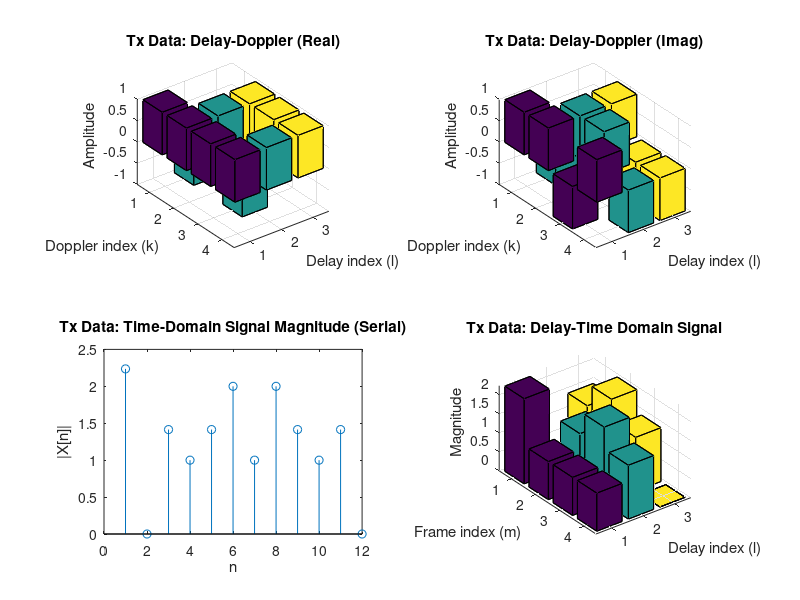
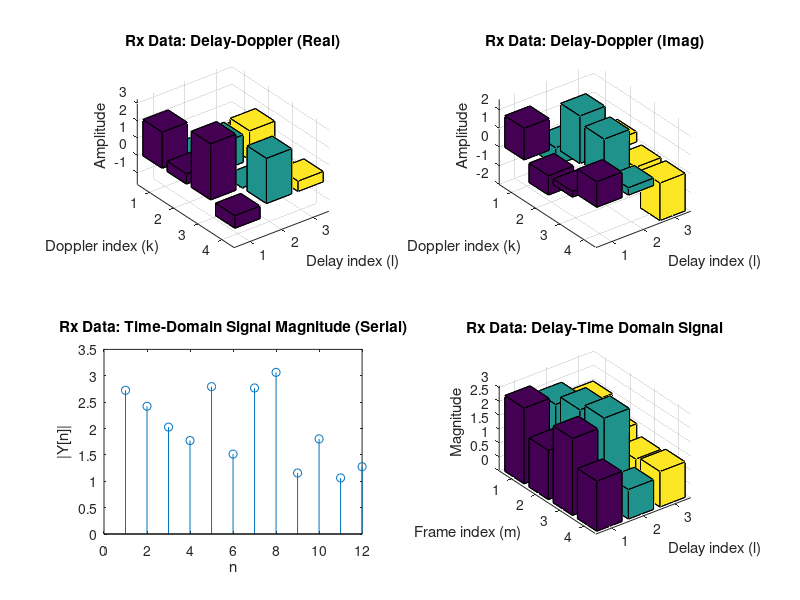
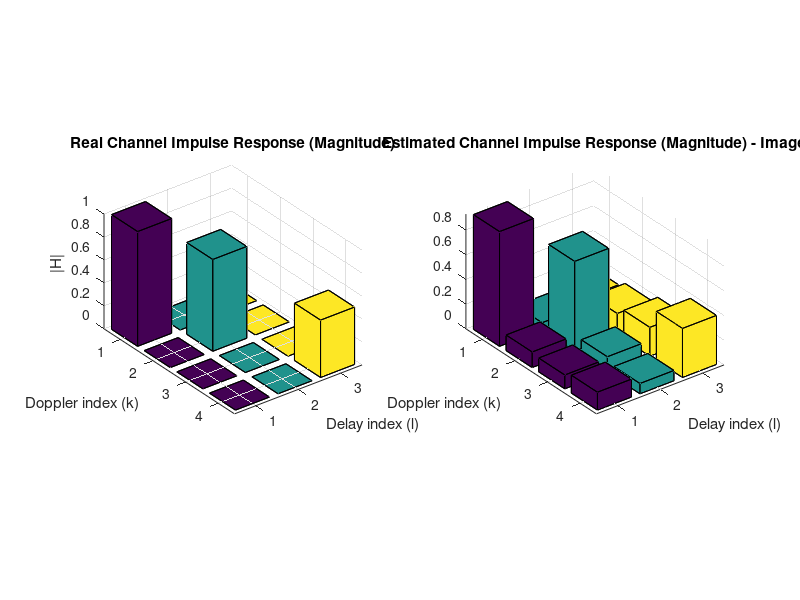

The MATLAB source for these figures, in order:
%% OTFS Simulation using DZT-OTFS with Multipath Channel, AWGN, and Pilot-Based Channel Estimation
clear all; close all; clc;

%% Parameters
L = 3;            % Number of delay bins
K = 4;            % Number of Doppler bins
N = L * K;        % Total number of time samples
SNR_dB = 10;      % SNR in dB for the AWGN channel

%% Generate delay-Doppler domain symbols (e.g., QPSK) for data transmission
% QPSK constellation: {1+j, 1-j, -1+j, -1-j}
constellation = [1+1j, 1-1j, -1+1j, -1-1j];
rng(123); % For reproducibility
Z_tx = constellation(randi([1, length(constellation)], K, L));

%% Transmit: IDZT to obtain time-domain signal X_tx from data grid
X_tx = zeros(N,1); % Preallocate time-domain signal

for n = 0:N-1
    l_idx = mod(n, L);         % Delay index: 0,...,L-1
    m = floor(n/L);            % Frame index (for Doppler phase)
    sum_val = 0;
    for k = 0:K-1
        % MATLAB indices start at 1, so add 1
        sum_val = sum_val + Z_tx(k+1, l_idx+1) * exp(1j*2*pi*m*(k/K));
    end
    X_tx(n+1) = (1/sqrt(K)) * sum_val;
end

%% Reshape transmitted time-domain signal to show delay-time structure
% Each column corresponds to a frame (m) and each row corresponds to delay index l.
X_tx_mat = reshape(X_tx, L, K);

%% Plot the transmitted delay-Doppler grid (data)
figure;
subplot(2,2,1);
bar3(real(Z_tx));
title('Tx Data: Delay-Doppler (Real)');
xlabel('Delay index (l)'); ylabel('Doppler index (k)'); zlabel('Amplitude');

subplot(2,2,2);
bar3(imag(Z_tx));
title('Tx Data: Delay-Doppler (Imag)');
xlabel('Delay index (l)'); ylabel('Doppler index (k)'); zlabel('Amplitude');

subplot(2,2,3);
stem(abs(X_tx));
title('Tx Data: Time-Domain Signal Magnitude (Serial)');
xlabel('n'); ylabel('|X[n]|');

subplot(2,2,4);
bar3(abs(X_tx_mat.'));
title('Tx Data: Delay-Time Domain Signal');
xlabel('Delay index (l)'); ylabel('Frame index (m)'); zlabel('Magnitude');

%% Define Multipath Channel Parameters
% We define a channel with 3 paths.
% Path 1: delay = 0, Doppler = 0, gain = 1
% Path 2: delay = 1, Doppler = +0.1, gain = 0.8
% Path 3: delay = 2, Doppler = -0.1, gain = 0.5
delays = [0, 1, 2];                   % in sample delays (corresponding to delay bins)
doppler_shifts = [0, 0.1, -0.1];        % normalized Doppler shifts (cycles per sample)
gains = [1, 0.8, 0.5];                % complex gains (assumed real here for simplicity)

% Also, for reference, define the true channel impulse response in delay-Doppler domain.
H_true = zeros(K, L);
H_true(1,1) = 1;        % Path 1 at (0,0)
H_true(2,2) = 0.8;      % Path 2 at (k=1, l=1) [mapping Doppler shift +0.1 to bin 2]
H_true(4,3) = 0.5;      % Path 3 at (k= -1, l=2) [for K=4, bin 4 represents a negative Doppler]
      
%% Simulate Channel Effect on Data Signal in Time Domain
% Each path: circular shift by delay and apply Doppler phase modulation.
Y_channel = zeros(N,1);  % initialize channel output

n_vec = (0:N-1).';  % time index column vector
for p = 1:length(gains)
    % Circularly shift X_tx by delay (simulate delay effect)
    X_shifted = circshift(X_tx, delays(p));
    % Apply Doppler modulation: exp(j2*pi*doppler_shift*n)
    doppler_mod = exp(1j*2*pi*doppler_shifts(p)*n_vec);
    Y_channel = Y_channel + gains(p)*doppler_mod.*X_shifted;
end

%% Add AWGN to Data Channel Output
signal_power = mean(abs(Y_channel).^2);
SNR = 10^(SNR_dB/10);
noise_power = signal_power/SNR;
noise = sqrt(noise_power/2) * (randn(size(Y_channel)) + 1j*randn(size(Y_channel)));
Y_rx = Y_channel + noise;  % Received data signal (time domain)

%% Reshape Received Data Signal to Delay-Time Matrix
Y_rx_mat = reshape(Y_rx, L, K);

%% Receiver Processing for Data: Convert Y_rx back to Delay-Doppler domain via DZT
Z_rx = zeros(K,L);
for l = 0:L-1
    y_m = Y_rx_mat(l+1, :);  % 1 x K vector (one symbol per frame)
    Z_rx(:,l+1) = (1/sqrt(K)) * fft(y_m.');
end

%% Plot the Recovered Data Delay-Doppler Grid at Receiver
figure;
subplot(2,2,1);
bar3(real(Z_rx));
title('Rx Data: Delay-Doppler (Real)');
xlabel('Delay index (l)'); ylabel('Doppler index (k)'); zlabel('Amplitude');

subplot(2,2,2);
bar3(imag(Z_rx));
title('Rx Data: Delay-Doppler (Imag)');
xlabel('Delay index (l)'); ylabel('Doppler index (k)'); zlabel('Amplitude');

subplot(2,2,3);
stem(abs(Y_rx));
title('Rx Data: Time-Domain Signal Magnitude (Serial)');
xlabel('n'); ylabel('|Y[n]|');

subplot(2,2,4);
bar3(abs(Y_rx_mat'));
title('Rx Data: Delay-Time Domain Signal');
xlabel('Delay index (l)'); ylabel('Frame index (m)'); zlabel('Magnitude');

%% Pilot-Based Channel Estimation
% Create a pilot grid: all zeros except one pilot symbol at (k,l) = (0,0)
Z_pilot = zeros(K, L);
Z_pilot(1,1) = 1;   % Pilot placed at top-left (delay=0, Doppler=0)

% IDZT for the pilot grid to obtain time-domain pilot signal X_pilot
X_pilot = zeros(N,1);
for n = 0:N-1
    l_idx = mod(n, L);
    m = floor(n/L);
    sum_val = 0;
    for k = 0:K-1
        sum_val = sum_val + Z_pilot(k+1, l_idx+1)*exp(1j*2*pi*m*(k/K));
    end
    X_pilot(n+1) = (1/sqrt(K))*sum_val;
end

%% Transmit the Pilot Signal through the Multipath Channel
Y_pilot_channel = zeros(N,1);
for p = 1:length(gains)
    X_pilot_shifted = circshift(X_pilot, delays(p));
    doppler_mod = exp(1j*2*pi*doppler_shifts(p)*n_vec);
    Y_pilot_channel = Y_pilot_channel + gains(p)*doppler_mod.*X_pilot_shifted;
end

% Add AWGN to the pilot channel output
signal_power_pilot = mean(abs(Y_pilot_channel).^2);
noise_power_pilot = signal_power_pilot/SNR;
noise_pilot = sqrt(noise_power_pilot/2) * (randn(size(Y_pilot_channel)) + 1j*randn(size(Y_pilot_channel)));
Y_pilot = Y_pilot_channel + noise_pilot;

%% Receiver Processing for Pilot: Convert received pilot time-domain signal to Delay-Doppler via DZT
Y_pilot_mat = reshape(Y_pilot, L, K);
Z_pilot_rx = zeros(K,L);
for l = 0:L-1
    y_m = Y_pilot_mat(l+1, :);
    Z_pilot_rx(:,l+1) = (1/sqrt(K)) * fft(y_m.');
end

%% The estimated channel impulse response in delay-Doppler domain is given by the recovered pilot grid.
H_est = Z_pilot_rx;  % (For a properly designed pilot, H_est corresponds to the channel response (possibly shifted))

%% Plot the Estimated Channel Impulse Response (3D Bar Chart)
figure;
subplot(1,2,1);
bar3(abs(H_true));
title('Real Channel Impulse Response (Magnitude)');
xlabel('Delay index (l)'); ylabel('Doppler index (k)'); zlabel('|H|');

subplot(1,2,2);
bar3(abs(H_est));
title('Estimated Channel Impulse Response (Magnitude) - Image');
xlabel('Delay index (l)'); ylabel('Doppler index (k)');

%% Display Key Matrices for Reference
disp('Transmitted Data Delay-Doppler Grid (Z_tx):');
disp(Z_tx);
disp('Received Data Delay-Doppler Grid (Z_rx):');
disp(Z_rx);
disp('True Channel Impulse Response in Delay-Doppler Domain (H_true):');
disp(H_true);
disp('Estimated Channel Impulse Response in Delay-Doppler Domain (H_est):');
disp(H_est);
